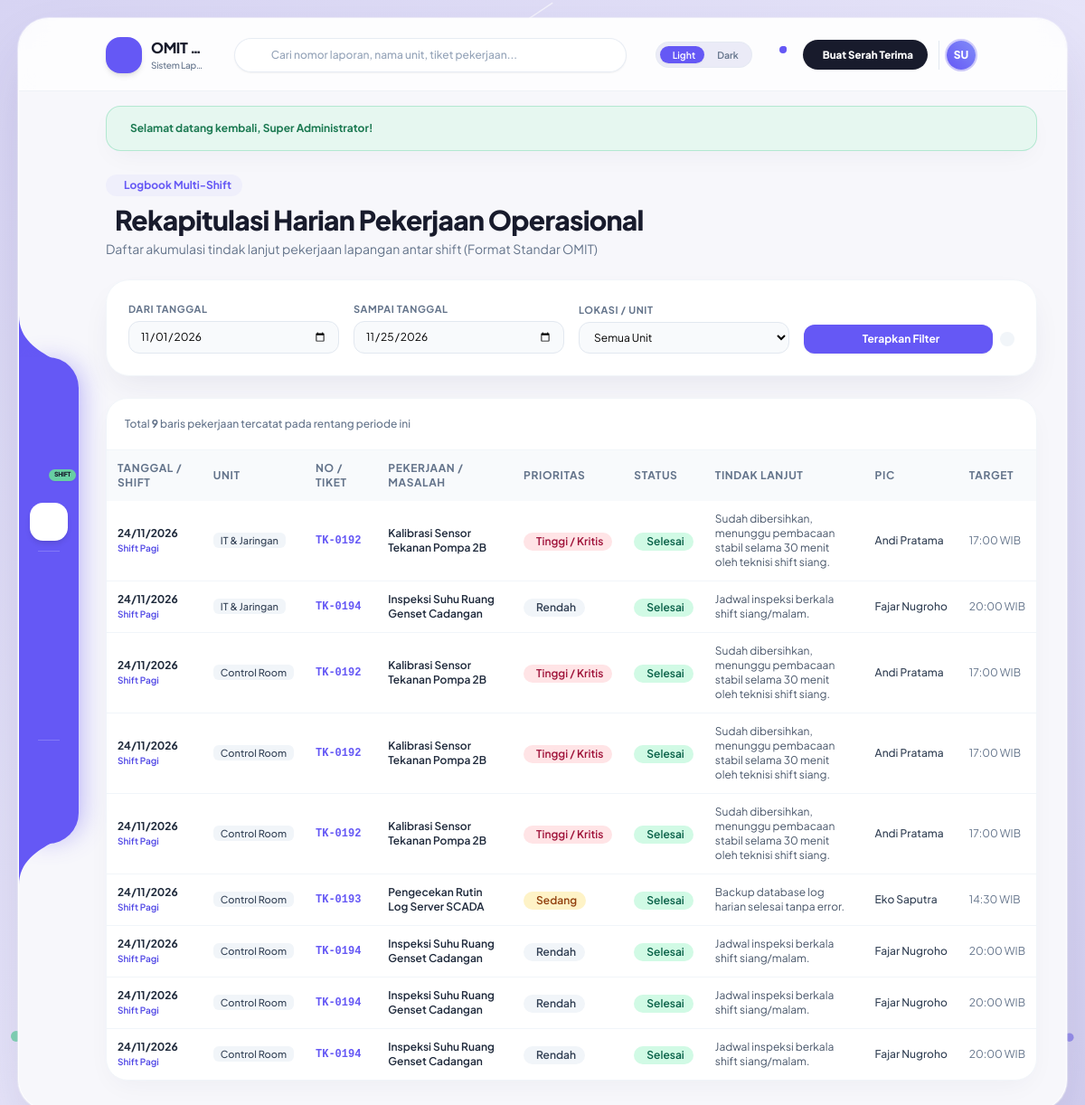
/rekap/index.php (signed in), run on the app's committed database.
### tables this page shows
CREATE TABLE `users` (
  `id` int(11) NOT NULL AUTO_INCREMENT,
  `nama_lengkap` varchar(100) NOT NULL,
  `username` varchar(50) NOT NULL,
  `email` varchar(120) DEFAULT NULL,
  `no_wa` varchar(30) DEFAULT NULL,
  `password` varchar(255) NOT NULL,
  `role` enum('superadmin','admin','user') NOT NULL DEFAULT 'user',
  `jabatan` varchar(100) DEFAULT NULL,
  `foto` varchar(255) DEFAULT NULL,
  `ttd_type` enum('barcode','upload','canvas') NOT NULL DEFAULT 'barcode',
  `ttd_file` varchar(255) DEFAULT NULL,
  `status` enum('aktif','nonaktif') NOT NULL DEFAULT 'aktif',
  `created_at` timestamp NOT NULL DEFAULT current_timestamp(),
  `updated_at` timestamp NOT NULL DEFAULT current_timestamp() ON UPDATE current_timestamp(),
  PRIMARY KEY (`id`),
  UNIQUE KEY `username` (`username`),
  KEY `idx_users_role_status` (`role`,`status`),
  KEY `idx_users_status_nama` (`status`,`nama_lengkap`),
  KEY `idx_users_email` (`email`)
);

CREATE TABLE `laporan_pekerjaan` (
  `id` int(11) NOT NULL AUTO_INCREMENT,
  `laporan_id` int(11) NOT NULL,
  `no_tiket` varchar(50) DEFAULT NULL,
  `pekerjaan_masalah` text NOT NULL,
  `prioritas` enum('Tinggi / Kritis','Sedang','Rendah') NOT NULL DEFAULT 'Sedang',
  `status` enum('Berjalan','Belum Mulai','Tertunda','Selesai') NOT NULL DEFAULT 'Berjalan',
  `kondisi_tindak_lanjut` text NOT NULL,
  `pic` varchar(100) NOT NULL,
  `target_selesai` varchar(100) DEFAULT NULL,
  `urutan` int(11) DEFAULT 0,
  PRIMARY KEY (`id`),
  KEY `idx_pekerjaan_status_prio` (`status`,`prioritas`),
  KEY `idx_pekerjaan_laporan_status` (`laporan_id`,`status`),
  KEY `idx_pekerjaan_no_tiket` (`no_tiket`),
  CONSTRAINT `laporan_pekerjaan_ibfk_1` FOREIGN KEY (`laporan_id`) REFERENCES `laporan_serah_terima` (`id`) ON DELETE CASCADE
);

CREATE TABLE `laporan_serah_terima` (
  `id` int(11) NOT NULL AUTO_INCREMENT,
  `nomor_laporan` varchar(50) NOT NULL,
  `tanggal` date NOT NULL,
  `shift_id` int(11) NOT NULL,
  `lokasi_id` int(11) NOT NULL,
  `jam_serah_terima` time NOT NULL,
  `kondisi_operasional` varchar(50) NOT NULL DEFAULT 'Normal',
  `petugas_menyerahkan_id` int(11) NOT NULL,
  `petugas_menerima_id` int(11) DEFAULT NULL,
  `catatan_penting` text DEFAULT NULL,
  `foto_1` varchar(255) DEFAULT NULL,
  `ket_foto_1` varchar(255) DEFAULT NULL,
  `foto_2` varchar(255) DEFAULT NULL,
  `ket_foto_2` varchar(255) DEFAULT NULL,
  `foto_3` varchar(255) DEFAULT NULL,
  `ket_foto_3` varchar(255) DEFAULT NULL,
  `check_lisan` enum('Ya','Belum','N/A') DEFAULT 'Ya',
  `check_tiket` enum('Ya','Belum','N/A') DEFAULT 'Ya',
  `check_risiko` enum('Ya','Belum','N/A') DEFAULT 'Ya',
  `check_kunci` enum('Ya','Belum','N/A') DEFAULT 'Ya',
  `ttd_menyerahkan` longtext DEFAULT NULL,
  `ttd_menerima` longtext DEFAULT NULL,
  `status_validasi` enum('DRAFT','MENUNGGU VALIDASI','TERVALIDASI') NOT NULL DEFAULT 'MENUNGGU VALIDASI',
  `waktu_divalidasi` datetime DEFAULT NULL,
  `created_by` int(11) NOT NULL,
  `created_at` timestamp NOT NULL DEFAULT current_timestamp(),
  `updated_at` timestamp NOT NULL DEFAULT current_timestamp() ON UPDATE current_timestamp(),
  `jenis_ttd_menyerahkan` varchar(20) DEFAULT 'barcode',
  `jenis_ttd_menerima` varchar(20) DEFAULT NULL,
  `catatan_approval` text DEFAULT NULL,
  PRIMARY KEY (`id`),
  UNIQUE KEY `nomor_laporan` (`nomor_laporan`),
  KEY `petugas_menyerahkan_id` (`petugas_menyerahkan_id`),
  KEY `petugas_menerima_id` (`petugas_menerima_id`),
  KEY `idx_laporan_tgl_jam` (`tanggal`,`jam_serah_terima`),
  KEY `idx_laporan_status_val` (`status_validasi`,`tanggal`),
  KEY `idx_laporan_lokasi_tgl` (`lokasi_id`,`tanggal`),
  KEY `idx_laporan_shift_tgl` (`shift_id`,`tanggal`),
  KEY `idx_laporan_created_by` (`created_by`),
  CONSTRAINT `laporan_serah_terima_ibfk_1` FOREIGN KEY (`shift_id`) REFERENCES `master_shift` (`id`) ON UPDATE CASCADE,
  CONSTRAINT `laporan_serah_terima_ibfk_2` FOREIGN KEY (`lokasi_id`) REFERENCES `master_lokasi` (`id`) ON UPDATE CASCADE,
  CONSTRAINT `laporan_serah_terima_ibfk_3` FOREIGN KEY (`petugas_menyerahkan_id`) REFERENCES `users` (`id`) ON UPDATE CASCADE,
  CONSTRAINT `laporan_serah_terima_ibfk_4` FOREIGN KEY (`petugas_menerima_id`) REFERENCES `users` (`id`) ON UPDATE CASCADE
);

CREATE TABLE `master_shift` (
  `id` int(11) NOT NULL AUTO_INCREMENT,
  `nama_shift` varchar(50) NOT NULL,
  `jam_mulai` time NOT NULL,
  `jam_selesai` time NOT NULL,
  `jam_serah_terima` time DEFAULT NULL,
  `keterangan` varchar(100) DEFAULT NULL,
  `status` enum('aktif','nonaktif') DEFAULT 'aktif',
  PRIMARY KEY (`id`),
  KEY `idx_shift_status` (`status`)
);

CREATE TABLE `master_lokasi` (
  `id` int(11) NOT NULL AUTO_INCREMENT,
  `nama_lokasi` varchar(100) NOT NULL,
  `keterangan` varchar(255) DEFAULT NULL,
  `status` enum('aktif','nonaktif') DEFAULT 'aktif',
  `created_at` timestamp NOT NULL DEFAULT current_timestamp(),
  PRIMARY KEY (`id`),
  KEY `idx_lokasi_status` (`status`)
);

### rekap/index.php (the view, shortened to what the rows shown need)
<?php
require_once __DIR__ . '/../config/database.php';
require_once __DIR__ . '/../includes/auth.php';
require_once __DIR__ . '/../includes/functions.php';
$startDate = trim($_GET['start_date'] ?? date('Y-m-01'));
$endDate   = trim($_GET['end_date'] ?? date('Y-m-d'));
$where = ["l.tanggal BETWEEN :start AND :end"];
$params = ['start' => $startDate, 'end' => $endDate];
$whereSql = implode(' AND ', $where);
$query = "
    SELECT p.*, l.nomor_laporan, l.tanggal, l.jam_serah_terima,
           s.nama_shift, m.nama_lokasi,
           u1.nama_lengkap AS nama_menyerahkan,
           u2.nama_lengkap AS nama_menerima
    FROM laporan_pekerjaan p
    JOIN laporan_serah_terima l ON p.laporan_id = l.id
    JOIN master_shift s ON l.shift_id = s.id
    JOIN master_lokasi m ON l.lokasi_id = m.id
    JOIN users u1 ON l.petugas_menyerahkan_id = u1.id
    LEFT JOIN users u2 ON l.petugas_menerima_id = u2.id
    WHERE {$whereSql}
    ORDER BY l.tanggal DESC, l.jam_serah_terima DESC, p.urutan ASC
";
$stmt = $pdo->prepare($query);
$stmt->execute($params);
$rekapTasks = $stmt->fetchAll();
require_once __DIR__ . '/../includes/header.php';
?>
<div class="space-y-6 w-full animate-stagger-1">
  <div class="flex flex-col sm:flex-row sm:items-center justify-between gap-4">
    <div>
      <h2 class="text-2xl sm:text-3xl font-extrabold text-[#181b2c] dark:text-white tracking-tight flex items-center gap-2.5">
        <span>Rekapitulasi Harian Pekerjaan Operasional</span>
      </h2>
    </div>
  </div>
  <div class="bg-white dark:bg-[#131b2e] rounded-[24px] border border-slate-100 dark:border-slate-800 shadow-card overflow-hidden">
    <div class="overflow-x-auto">
      <table class="w-full text-left text-xs">
        <thead class="bg-slate-50 dark:bg-slate-900/50 text-slate-500 uppercase tracking-wider">
          <tr>
            <th class="py-3 px-3">Tanggal / Shift</th>
            <th class="py-3 px-3">Unit</th>
            <th class="py-3 px-3">No / Tiket</th>
            <th class="py-3 px-3">Pekerjaan / Masalah</th>
            <th class="py-3 px-3">Prioritas</th>
            <th class="py-3 px-3">Status</th>
            <th class="py-3 px-3">Tindak Lanjut</th>
            <th class="py-3 px-3">PIC</th>
            <th class="py-3 px-3">Target</th>
          </tr>
        </thead>
        <tbody class="divide-y divide-slate-100 dark:divide-slate-700/50">
          <?php if (empty($rekapTasks)): ?>
            <tr>
              <td colspan="9" class="py-10 text-center text-slate-400">
                <i class="ph ph-tray text-3xl mb-1 block"></i>
                Tidak ada catatan pekerjaan pada periode yang dipilih.
              </td>
            </tr>
          <?php else: ?>
            <?php foreach ($rekapTasks as $t): ?>
              <tr class="hover:bg-slate-50/70 dark:hover:bg-slate-900/30 transition">
                <td class="py-3 px-3 whitespace-nowrap">
                  <div class="font-bold text-slate-800 dark:text-slate-100"><?= format_tanggal($t['tanggal']) ?></div>
                  <div class="text-[10px] text-indigo-600 font-semibold">Shift <?= sanitize($t['nama_shift']) ?></div>
                </td>
                <td class="py-3 px-3 whitespace-nowrap">
                  <span class="px-2 py-0.5 rounded-md bg-slate-100 dark:bg-[#131b2e] text-slate-700 dark:text-slate-300 font-medium text-[11px]">
                    <?= sanitize($t['nama_lokasi']) ?>
                  </span>
                </td>
                <td class="py-3 px-3 font-mono font-bold text-[#6558f5] whitespace-nowrap">
                  <a href="<?= BASE_URL ?>laporan/detail.php?id=<?= $t['laporan_id'] ?>" class="hover:underline">
                    <?= sanitize($t['no_tiket'] ?: 'Tugas') ?>
                  </a>
                </td>
                <td class="py-3 px-3 font-semibold text-slate-800 dark:text-slate-100 max-w-xs">
                  <?= sanitize($t['pekerjaan_masalah']) ?>
                </td>
                <td class="py-3 px-3 whitespace-nowrap">
                  <?= badge_prioritas($t['prioritas']) ?>
                </td>
                <td class="py-3 px-3 whitespace-nowrap">
                  <?= badge_status_pekerjaan($t['status']) ?>
                </td>
                <td class="py-3 px-3 text-slate-600 dark:text-slate-300 max-w-xs">
                  <?= sanitize($t['kondisi_tindak_lanjut']) ?>
                </td>
                <td class="py-3 px-3 font-medium text-slate-700 dark:text-slate-200 whitespace-nowrap">
                  <?= sanitize($t['pic']) ?>
                </td>
                <td class="py-3 px-3 text-slate-500 whitespace-nowrap">
                  <?= sanitize($t['target_selesai'] ?: '-') ?>
                </td>
              </tr>
            <?php endforeach; ?>
          <?php endif; ?>
        </tbody>
      </table>
    </div>
  </div>
</div>
<?php require_once __DIR__ . '/../includes/footer.php'; ?>

### includes/header.php (shortened to what the rows shown need)
<?php
require_once __DIR__ . '/../config/database.php';
require_once __DIR__ . '/auth.php';
require_once __DIR__ . '/functions.php';
$user = current_user();
?>
<!DOCTYPE html>
<html lang="id" class="light">
<head>
  <script src="https://cdn.tailwindcss.com"></script>
  <link rel="stylesheet" href="<?= BASE_URL ?>assets/css/style.css" />
</head>
<body class="p-2 sm:p-4 lg:p-5 flex items-center justify-center min-h-screen md:h-screen md:overflow-hidden relative select-none">
  <div id="app-shell" class="relative z-10 w-full max-w-[1580px] min-h-[92vh] md:h-[calc(100vh-1.5rem)] lg:h-[calc(100vh-2.5rem)] bg-[#f7f7fb] dark:bg-[#131522] rounded-3xl lg:rounded-[34px] shadow-shell border border-white/80 dark:border-slate-800/80 transition-colors duration-300 overflow-hidden flex flex-col">
    <header class="shrink-0 w-full h-16 sm:h-20 px-3.5 sm:px-6 md:pl-24 md:pr-8 flex items-center justify-between gap-2 sm:gap-4 border-b border-slate-200/50 dark:border-slate-800/60 bg-white/70 dark:bg-[#131522]/80 backdrop-blur-md z-20 sticky top-0 transition-colors">
      <div class="flex items-center gap-2 sm:gap-3 shrink-0">
        <div class="flex items-center gap-1.5 pl-1.5 sm:pl-2 border-l border-slate-200 dark:border-slate-800 shrink-0">
          <a href="<?= BASE_URL ?>profile.php" class="flex items-center gap-2 group hover:opacity-90 transition" title="Pengaturan Profil Saya">
            <div class="relative w-8 h-8 rounded-full overflow-hidden ring-2 ring-[#6558f5]/30 group-hover:ring-[#6558f5] transition-all bg-gradient-to-tr from-[#6558f5] to-indigo-400 text-white flex items-center justify-center font-black text-xs shadow-sm">
              <?php $hdrAvatar = get_user_avatar_url($user['foto'] ?? null); ?>
              <?php if ($hdrAvatar): ?>
                <img src="<?= $hdrAvatar ?>" alt="Foto" class="w-full h-full object-cover">
              <?php else: ?>
                <span><?= strtoupper(substr($user['nama_lengkap'] ?? 'U', 0, 2)) ?></span>
              <?php endif; ?>
            </div>
          </a>
        </div>
      </div>
    </header>
    <main class="flex-1 overflow-y-auto px-4 sm:px-8 md:pl-24 md:pr-8 pb-24 md:pb-8 pt-4">

### includes/functions.php (shortened to what the rows shown need)
<?php
function sanitize(?string $data): string {
    return htmlspecialchars(trim((string)($data ?? '')), ENT_QUOTES, 'UTF-8');
}
function format_tanggal(?string $dateStr): string {
    $time = strtotime($dateStr);
    return date('d/m/Y', $time);
}
function get_user_avatar_url(?string $foto): ?string {
    if (empty($foto)) {
        return null;
    }
    return null;
}
function badge_prioritas(string $prioritas): string {
    if ($prioritas === 'Tinggi / Kritis') {
        return '<span class="inline-flex items-center px-2.5 py-0.5 rounded-full text-xs font-semibold bg-rose-100 text-rose-800 dark:bg-rose-900/40 dark:text-rose-300"><i class="ph-bold ph-warning-circle mr-1"></i> Tinggi / Kritis</span>';
    } elseif ($prioritas === 'Sedang') {
        return '<span class="inline-flex items-center px-2.5 py-0.5 rounded-full text-xs font-semibold bg-amber-100 text-amber-800 dark:bg-amber-900/40 dark:text-amber-300"><i class="ph-bold ph-clock mr-1"></i> Sedang</span>';
    } else {
        return '<span class="inline-flex items-center px-2.5 py-0.5 rounded-full text-xs font-semibold bg-slate-100 text-slate-700 dark:bg-slate-800 dark:text-slate-300"><i class="ph-bold ph-arrow-down mr-1"></i> Rendah</span>';
    }
}
function badge_status_pekerjaan(string $status): string {
    switch ($status) {
        case 'Selesai':
            return '<span class="inline-flex items-center px-2.5 py-0.5 rounded-full text-xs font-semibold bg-emerald-100 text-emerald-800 dark:bg-emerald-900/40 dark:text-emerald-300"><i class="ph-bold ph-check-circle mr-1"></i> Selesai</span>';
    }
}

### data on the page
users: nama_lengkap "SU"
laporan_pekerjaan: laporan.tanggal "24/11/2026", master_shift.nama_shift "Pagi", master_lokasi.nama_lokasi "IT & Jaringan", no_tiket "TK-0192", pekerjaan_masalah "Kalibrasi Sensor Tekanan Pompa 2B", prioritas "Tinggi / Kritis", status "Selesai", kondisi_tindak_lanjut "Sudah dibersihkan, menunggu pembacaan stabil selama 30 menit oleh teknisi shift siang.", pic "Andi Pratama", target_selesai "17:00 WIB"
laporan_pekerjaan: laporan.tanggal "24/11/2026", master_shift.nama_shift "Pagi", master_lokasi.nama_lokasi "IT & Jaringan", no_tiket "TK-0194", pekerjaan_masalah "Inspeksi Suhu Ruang Genset Cadangan", prioritas "Rendah", status "Selesai", kondisi_tindak_lanjut "Jadwal inspeksi berkala shift siang/malam.", pic "Fajar Nugroho", target_selesai "20:00 WIB"
laporan_pekerjaan: laporan.tanggal "24/11/2026", master_shift.nama_shift "Pagi", master_lokasi.nama_lokasi "Control Room", no_tiket "TK-0192", pekerjaan_masalah "Kalibrasi Sensor Tekanan Pompa 2B", prioritas "Tinggi / Kritis", status "Selesai", kondisi_tindak_lanjut "Sudah dibersihkan, menunggu pembacaan stabil selama 30 menit oleh teknisi shift siang.", pic "Andi Pratama", target_selesai "17:00 WIB"
laporan_pekerjaan: laporan.tanggal "24/11/2026", master_shift.nama_shift "Pagi", master_lokasi.nama_lokasi "Control Room", no_tiket "TK-0192", pekerjaan_masalah "Kalibrasi Sensor Tekanan Pompa 2B", prioritas "Tinggi / Kritis", status "Selesai", kondisi_tindak_lanjut "Sudah dibersihkan, menunggu pembacaan stabil selama 30 menit oleh teknisi shift siang.", pic "Andi Pratama", target_selesai "17:00 WIB"
laporan_pekerjaan: laporan.tanggal "24/11/2026", master_shift.nama_shift "Pagi", master_lokasi.nama_lokasi "Control Room", no_tiket "TK-0192", pekerjaan_masalah "Kalibrasi Sensor Tekanan Pompa 2B", prioritas "Tinggi / Kritis", status "Selesai", kondisi_tindak_lanjut "Sudah dibersihkan, menunggu pembacaan stabil selama 30 menit oleh teknisi shift siang.", pic "Andi Pratama", target_selesai "17:00 WIB"
laporan_pekerjaan: laporan.tanggal "24/11/2026", master_shift.nama_shift "Pagi", master_lokasi.nama_lokasi "Control Room", no_tiket "TK-0193", pekerjaan_masalah "Pengecekan Rutin Log Server SCADA", prioritas "Sedang", status "Selesai", kondisi_tindak_lanjut "Backup database log harian selesai tanpa error.", pic "Eko Saputra", target_selesai "14:30 WIB"
laporan_pekerjaan: laporan.tanggal "24/11/2026", master_shift.nama_shift "Pagi", master_lokasi.nama_lokasi "Control Room", no_tiket "TK-0194", pekerjaan_masalah "Inspeksi Suhu Ruang Genset Cadangan", prioritas "Rendah", status "Selesai", kondisi_tindak_lanjut "Jadwal inspeksi berkala shift siang/malam.", pic "Fajar Nugroho", target_selesai "20:00 WIB"
laporan_pekerjaan: laporan.tanggal "24/11/2026", master_shift.nama_shift "Pagi", master_lokasi.nama_lokasi "Control Room", no_tiket "TK-0194", pekerjaan_masalah "Inspeksi Suhu Ruang Genset Cadangan", prioritas "Rendah", status "Selesai", kondisi_tindak_lanjut "Jadwal inspeksi berkala shift siang/malam.", pic "Fajar Nugroho", target_selesai "20:00 WIB"
laporan_pekerjaan: laporan.tanggal "24/11/2026", master_shift.nama_shift "Pagi", master_lokasi.nama_lokasi "Control Room", no_tiket "TK-0194", pekerjaan_masalah "Inspeksi Suhu Ruang Genset Cadangan", prioritas "Rendah", status "Selesai", kondisi_tindak_lanjut "Jadwal inspeksi berkala shift siang/malam.", pic "Fajar Nugroho", target_selesai "20:00 WIB"

### other printed values
$appName "OMIT…"
$appFullName "Sistem Lap…"
$msgText "Selamat datang kembali, Super Administrator!"
count($rekapTasks) "9"
